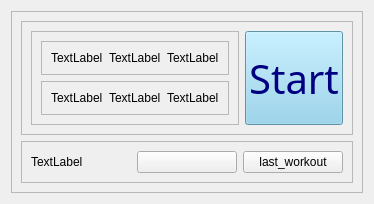
                   <widget class="QWidget" name="main_page">
                    <layout class="QGridLayout" name="gridLayout_9">
                     <item row="0" column="0">
                      <widget class="QFrame" name="frame_19">
                       <property name="frameShape">
                        <enum>QFrame::StyledPanel</enum>
                       </property>
                       <property name="frameShadow">
                        <enum>QFrame::Raised</enum>
                       </property>
                       <layout class="QVBoxLayout" name="verticalLayout_7">
                        <item>
                         <widget class="QFrame" name="frame_23">
                          <property name="frameShape">
                           <enum>QFrame::StyledPanel</enum>
                          </property>
                          <property name="frameShadow">
                           <enum>QFrame::Raised</enum>
                          </property>
                          <layout class="QHBoxLayout" name="horizontalLayout_12">
                           <item>
                            <widget class="QFrame" name="frame_20">
                             <property name="frameShape">
                              <enum>QFrame::StyledPanel</enum>
                             </property>
                             <property name="frameShadow">
                              <enum>QFrame::Raised</enum>
                             </property>
                             <layout class="QVBoxLayout" name="verticalLayout_6">
                              <item>
                               <widget class="QFrame" name="frame_21">
                                <property name="frameShape">
                                 <enum>QFrame::StyledPanel</enum>
                                </property>
                                <property name="frameShadow">
                                 <enum>QFrame::Raised</enum>
                                </property>
                                <layout class="QHBoxLayout" name="horizontalLayout">
                                 <item>
                                  <widget class="QLabel" name="day_icon">
                                   <property name="text">
                                    <string>TextLabel</string>
                                   </property>
                                  </widget>
                                 </item>
                                 <item>
                                  <widget class="QLabel" name="count_icon">
                                   <property name="text">
                                    <string>TextLabel</string>
                                   </property>
                                  </widget>
                                 </item>
                                 <item>
                                  <widget class="QLabel" name="time_icon">
                                   <property name="text">
                                    <string>TextLabel</string>
                                   </property>
                                  </widget>
                                 </item>
                                </layout>
                               </widget>
                              </item>
                              <item>
                               <widget class="QFrame" name="frame_22">
                                <property name="frameShape">
                                 <enum>QFrame::StyledPanel</enum>
                                </property>
                                <property name="frameShadow">
                                 <enum>QFrame::Raised</enum>
                                </property>
                                <layout class="QHBoxLayout" name="horizontalLayout_11">
                                 <item>
                                  <widget class="QLabel" name="lb_days">
                                   <property name="text">
                                    <string>TextLabel</string>
                                   </property>
                                  </widget>
                                 </item>
                                 <item>
                                  <widget class="QLabel" name="lb_count">
                                   <property name="text">
                                    <string>TextLabel</string>
                                   </property>
                                  </widget>
                                 </item>
                                 <item>
                                  <widget class="QLabel" name="lb_time">
                                   <property name="text">
                                    <string>TextLabel</string>
                                   </property>
                                  </widget>
                                 </item>
                                </layout>
                               </widget>
                              </item>
                             </layout>
                            </widget>
                           </item>
                           <item>
                            <widget class="QPushButton" name="btn_start">
                             <property name="sizePolicy">
                              <sizepolicy hsizetype="Minimum" vsizetype="Minimum">
                               <horstretch>0</horstretch>
                               <verstretch>0</verstretch>
                              </sizepolicy>
                             </property>
                             <property name="font">
                              <font>
                               <family>Noto Sans CJK KR Medium</family>
                               <pointsize>30</pointsize>
                               <weight>50</weight>
                               <italic>false</italic>
                               <bold>false</bold>
                               <underline>false</underline>
                               <strikeout>false</strikeout>
                               <kerning>true</kerning>
                              </font>
                             </property>
                             <property name="focusPolicy">
                              <enum>Qt::StrongFocus</enum>
                             </property>
                             <property name="styleSheet">
                              <string notr="true">background-color: rgb(135, 206, 235);
color: navy;</string>
                             </property>
                             <property name="text">
                              <string>Start</string>
                             </property>
                            </widget>
                           </item>
                          </layout>
                         </widget>
                        </item>
                        <item>
                         <widget class="QFrame" name="frame_24">
                          <property name="frameShape">
                           <enum>QFrame::StyledPanel</enum>
                          </property>
                          <property name="frameShadow">
                           <enum>QFrame::Raised</enum>
                          </property>
                          <layout class="QHBoxLayout" name="horizontalLayout_13">
                           <item>
                            <widget class="QLabel" name="lb_score">
                             <property name="text">
                              <string>TextLabel</string>
                             </property>
                            </widget>
                           </item>
                           <item>
                            <widget class="QPushButton" name="btn_calendar">
                             <property name="sizePolicy">
                              <sizepolicy hsizetype="Minimum" vsizetype="Minimum">
                               <horstretch>0</horstretch>
                               <verstretch>0</verstretch>
                              </sizepolicy>
                             </property>
                             <property name="text">
                              <string/>
                             </property>
                            </widget>
                           </item>
                           <item>
                            <widget class="QPushButton" name="btn_lastWorkout">
                             <property name="sizePolicy">
                              <sizepolicy hsizetype="Minimum" vsizetype="Minimum">
                               <horstretch>0</horstretch>
                               <verstretch>0</verstretch>
                              </sizepolicy>
                             </property>
                             <property name="text">
                              <string>last_workout</string>
                             </property>
                            </widget>
                           </item>
                          </layout>
                         </widget>
                        </item>
                       </layout>
                      </widget>
                     </item>
                    </layout>
                   </widget>
